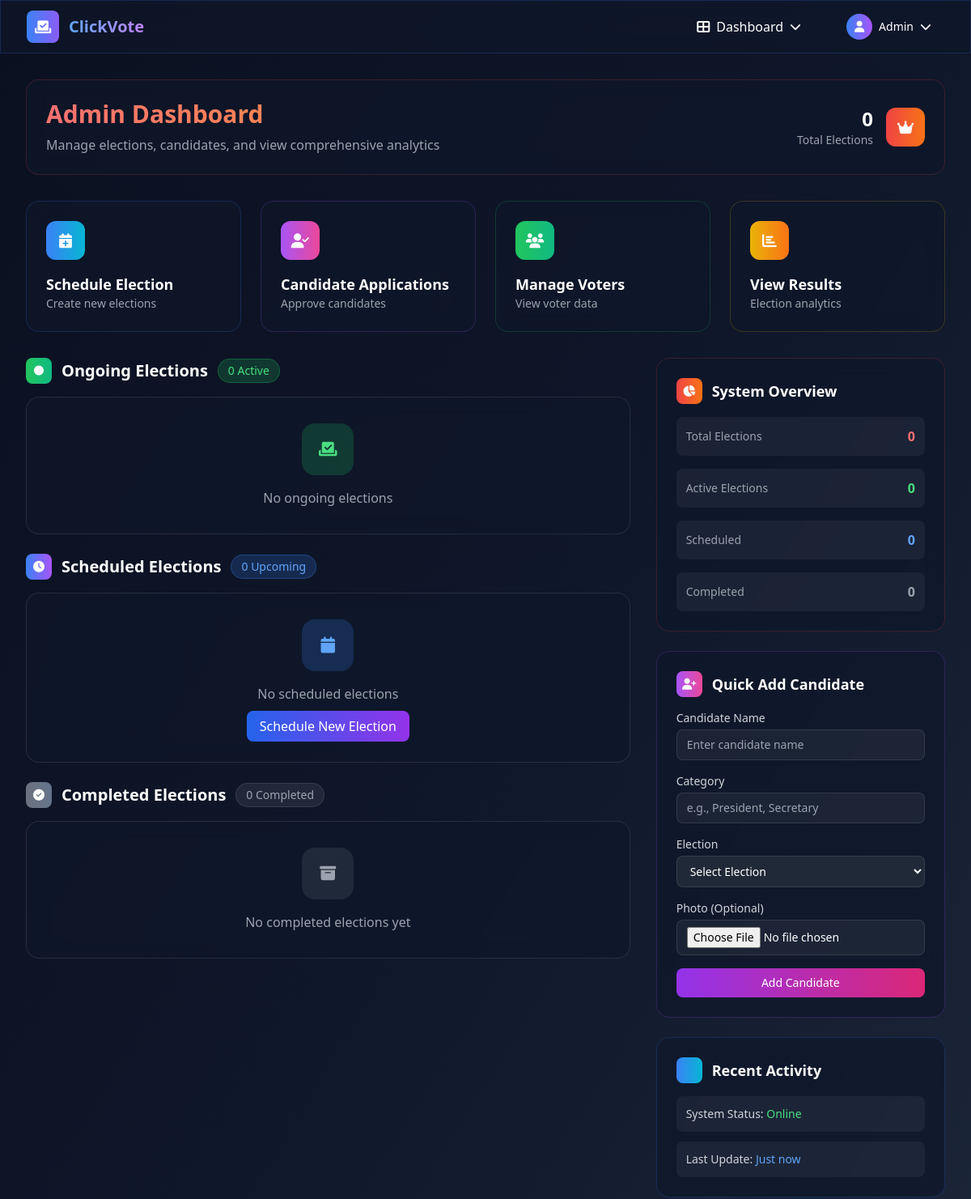
Page /admin (signed in, upper part) on the earlier database version.
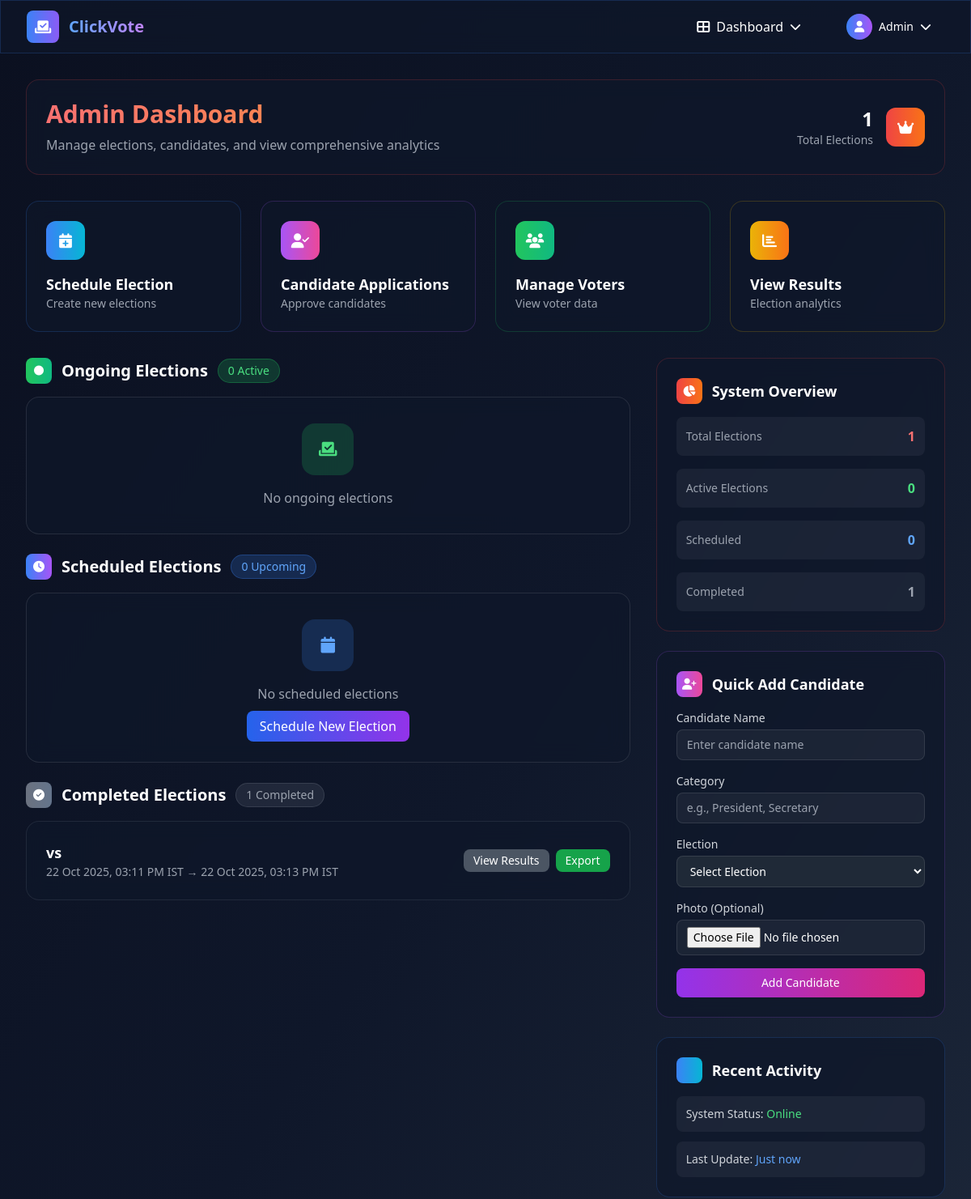
Same page on the later database version.
### tables this page shows
CREATE TABLE elections (
                id INTEGER PRIMARY KEY AUTOINCREMENT,
                title TEXT,
                category TEXT,
                start_time TEXT NOT NULL,
                end_time TEXT NOT NULL,
                created_by INTEGER,
                candidate_limit INTEGER DEFAULT 10,
                status TEXT DEFAULT 'active',
                cancelled_at TEXT,
                cancelled_by INTEGER,
                created_at TIMESTAMP DEFAULT CURRENT_TIMESTAMP,
                FOREIGN KEY (created_by) REFERENCES users (id)
            );

### app.py (the view)
@app.route("/admin")
@login_required(role="admin")
def admin():
    rows = query("SELECT * FROM elections ORDER BY start_time DESC")
    ongoing, scheduled, ended = classify_elections(rows)
    return render_template("admin.html", ongoing=ongoing, scheduled=scheduled, ended=ended, elections=rows)

### app.py (called while the page is built)
def get_db():
    conn = sqlite3.connect('voting.db', timeout=30)
    conn.row_factory = sqlite3.Row
    return conn

def exec_sql(sql, args=(), fetch=False, one=False):
    db = get_db()
    cur = db.execute(sql, args)
    if fetch:
        rows = cur.fetchall()
        cur.close()
        return rows[0] if one and rows else rows
    else:
        db.commit()
        last = cur.lastrowid
        cur.close()
        return last

def query(sql, args=(), one=False):
    return exec_sql(sql, args, fetch=True, one=one)

def login_required(role=None):
    def deco(f):
        @wraps(f)
        def wrap(*args, **kwargs):
            if "user_id" not in session:
                flash("Please login first.", "warn")
                return redirect(url_for("login"))
            if role and session.get("role") != role:
                flash("Not authorized.", "error")
                return redirect(url_for("index"))
            return f(*args, **kwargs)
        return wrap
    return deco

def now_utc():
    return datetime.now(timezone.utc)

### templates/admin.html (shortened to what the changed rows need)
{% extends "base.html" %}
{% block content %}
<div class="mb-8">
  <div class="glass-effect rounded-2xl p-6 border border-red-500/20">
    <div class="flex items-center justify-between">
      <div>
        <h1 class="text-3xl font-bold bg-gradient-to-r from-red-400 to-orange-400 bg-clip-text text-transparent mb-2">
        </h1>
      </div>
      <div class="flex items-center space-x-4">
        <div class="text-right">
          <div class="text-2xl font-bold text-white">{{ elections|length }}</div>
          <div class="text-sm text-gray-400">Total Elections</div>
        </div>
      </div>
    </div>
  </div>
</div>
<div class="grid lg:grid-cols-3 gap-8">
  <div class="lg:col-span-2 space-y-6">
    <div>
      <div class="flex items-center space-x-3 mb-4">
        <h2 class="text-xl font-bold text-white">Ongoing Elections</h2>
      </div>
    </div>
    <div>
      <div class="flex items-center space-x-3 mb-4">
        <h2 class="text-xl font-bold text-white">Scheduled Elections</h2>
      </div>
    </div>
    <div>
      <div class="flex items-center space-x-3 mb-4">
        <div class="w-8 h-8 bg-gradient-to-r from-gray-500 to-slate-500 rounded-lg flex items-center justify-center">
          <i class="fas fa-check-circle text-white text-sm"></i>
        </div>
        <h2 class="text-xl font-bold text-white">Completed Elections</h2>
        <div class="px-3 py-1 bg-gray-500/20 rounded-full text-gray-400 text-sm font-medium border border-gray-500/30">
          {{ ended|length }} Completed
        </div>
      </div>
      {% for e in ended[:3] %}
      <div class="glass-effect rounded-2xl p-6 border border-gray-500/20 mb-4">
        <div class="flex items-center justify-between">
          <div>
            <h3 class="text-lg font-bold text-white">{{ e.title or e.category }}</h3>
            <p class="text-gray-400 text-sm">{{ e.start_time|istfmt }} → {{ e.end_time|istfmt }}</p>
          </div>
          <div class="flex items-center space-x-2">
            <a href="{{ url_for('results', election_id=e.id) }}" class="px-3 py-1 bg-gray-600 hover:bg-gray-700 rounded-lg text-white text-sm transition-colors">
              View Results
            </a>
            <a href="{{ url_for('export_excel') }}" class="px-3 py-1 bg-green-600 hover:bg-green-700 rounded-lg text-white text-sm transition-colors">
              Export
            </a>
          </div>
        </div>
      </div>
      {% else %}
      <div class="glass-effect rounded-2xl p-8 text-center border border-white/10">
        <div class="w-16 h-16 bg-gray-500/20 rounded-2xl flex items-center justify-center mx-auto mb-4">
          <i class="fas fa-archive text-gray-400 text-xl"></i>
        </div>
        <p class="text-gray-400">No completed elections yet</p>
      </div>
      {% endfor %}
    </div>
  </div>
  <div class="space-y-6">
    <div class="glass-effect rounded-2xl p-6 border border-red-500/20">
      <div class="space-y-4">
        <div class="flex items-center justify-between p-3 bg-white/5 rounded-lg">
          <span class="text-gray-400 text-sm">Total Elections</span>
          <span class="font-bold text-red-400">{{ elections|length }}</span>
        </div>
        <div class="flex items-center justify-between p-3 bg-white/5 rounded-lg">
          <span class="text-gray-400 text-sm">Completed</span>
          <span class="font-bold text-gray-400">{{ ended|length }}</span>
        </div>
      </div>
    </div>
  </div>
</div>
{% endblock %}

Differences in the rows shown:
added elections: title "vs", start_time|istfmt "22 Oct 2025, 03:11 PM IST", end_time|istfmt "22 Oct 2025, 03:13 PM IST"
Other differences:
{{ elections|length }}: "0" → "1"
{{ ended|length }}: "0" → "1"
text no longer shown: "No completed elections yet"
